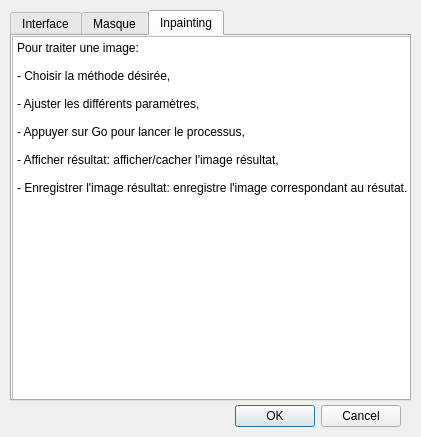
<?xml version="1.0" encoding="UTF-8"?>
<ui version="4.0">
 <class>Dialog_util</class>
 <widget class="QDialog" name="Dialog_util">
  <property name="geometry">
   <rect>
    <x>0</x>
    <y>0</y>
    <width>421</width>
    <height>437</height>
   </rect>
  </property>
  <property name="windowTitle">
   <string>Utilisation</string>
  </property>
  <property name="sizeGripEnabled">
   <bool>false</bool>
  </property>
  <property name="modal">
   <bool>false</bool>
  </property>
  <widget class="QDialogButtonBox" name="buttonBox">
   <property name="geometry">
    <rect>
     <x>60</x>
     <y>400</y>
     <width>341</width>
     <height>32</height>
    </rect>
   </property>
   <property name="orientation">
    <enum>Qt::Horizontal</enum>
   </property>
   <property name="standardButtons">
    <set>QDialogButtonBox::Cancel|QDialogButtonBox::Ok</set>
   </property>
  </widget>
  <widget class="QTabWidget" name="tabWidget">
   <property name="geometry">
    <rect>
     <x>10</x>
     <y>10</y>
     <width>401</width>
     <height>391</height>
    </rect>
   </property>
   <property name="currentIndex">
    <number>2</number>
   </property>
   <widget class="QWidget" name="tab">
    <attribute name="title">
     <string>Interface</string>
    </attribute>
    <widget class="QPlainTextEdit" name="plainTextEdit_3">
     <property name="geometry">
      <rect>
       <x>0</x>
       <y>0</y>
       <width>401</width>
       <height>361</height>
      </rect>
     </property>
     <property name="readOnly">
      <bool>true</bool>
     </property>
     <property name="plainText">
      <string>L'interface se compose de:

- Un menu permettant d'ouvrir/enregistrer l'image et/ou le masque,

- Une barre d'outils permettant de dessiner un masque et d'appliquer un traitement d'inpainting sur l'image,

- Une zone où est affichée l'image, le masque et l'image résultat,

- Un slider permettant de zoomer dans une image.</string>
     </property>
    </widget>
   </widget>
   <widget class="QWidget" name="tab_2">
    <attribute name="title">
     <string>Masque</string>
    </attribute>
    <widget class="QPlainTextEdit" name="plainTextEdit">
     <property name="geometry">
      <rect>
       <x>0</x>
       <y>0</y>
       <width>401</width>
       <height>461</height>
      </rect>
     </property>
     <property name="readOnly">
      <bool>true</bool>
     </property>
     <property name="plainText">
      <string>Utilisation de l'outil masque:

- Ouvrir un masque (Ctrl+Maj+O): charge un masque, l'image doit être de la même taille que l'image ouverte. Un masque vide est créé à l'ouverture d'une image,

- Enregistrer le masque (Ctrl+Maj+S): enregistrer l'image correspondant au masque tracé. Si le format permet d'enregistrer la transparence, alors le masque sera transparent aux endroit non déssinés, sinon blanc,

- Afficher: afficher/cacher le masque,

- Pinceau: permet de dessiner le masque,

- Gomme: permet d'effacer le masque,

- Le compteur permet de régler la taille du pinceau/gomme,

- Effacer: efface totalement le masque.
</string>
     </property>
    </widget>
   </widget>
   <widget class="QWidget" name="tab_3">
    <attribute name="title">
     <string>Inpainting</string>
    </attribute>
    <widget class="QPlainTextEdit" name="plainTextEdit_2">
     <property name="geometry">
      <rect>
       <x>0</x>
       <y>0</y>
       <width>401</width>
       <height>461</height>
      </rect>
     </property>
     <property name="readOnly">
      <bool>true</bool>
     </property>
     <property name="plainText">
      <string>Pour traiter une image:

- Choisir la méthode désirée,

- Ajuster les différents paramètres,

- Appuyer sur Go pour lancer le processus,

- Afficher résultat: afficher/cacher l'image résultat,

- Enregistrer l'image résultat: enregistre l'image correspondant au résutat.</string>
     </property>
    </widget>
   </widget>
  </widget>
 </widget>
 <resources/>
 <connections>
  <connection>
   <sender>buttonBox</sender>
   <signal>accepted()</signal>
   <receiver>Dialog_util</receiver>
   <slot>accept()</slot>
   <hints>
    <hint type="sourcelabel">
     <x>248</x>
     <y>254</y>
    </hint>
    <hint type="destinationlabel">
     <x>157</x>
     <y>274</y>
    </hint>
   </hints>
  </connection>
  <connection>
   <sender>buttonBox</sender>
   <signal>rejected()</signal>
   <receiver>Dialog_util</receiver>
   <slot>reject()</slot>
   <hints>
    <hint type="sourcelabel">
     <x>316</x>
     <y>260</y>
    </hint>
    <hint type="destinationlabel">
     <x>286</x>
     <y>274</y>
    </hint>
   </hints>
  </connection>
 </connections>
</ui>
